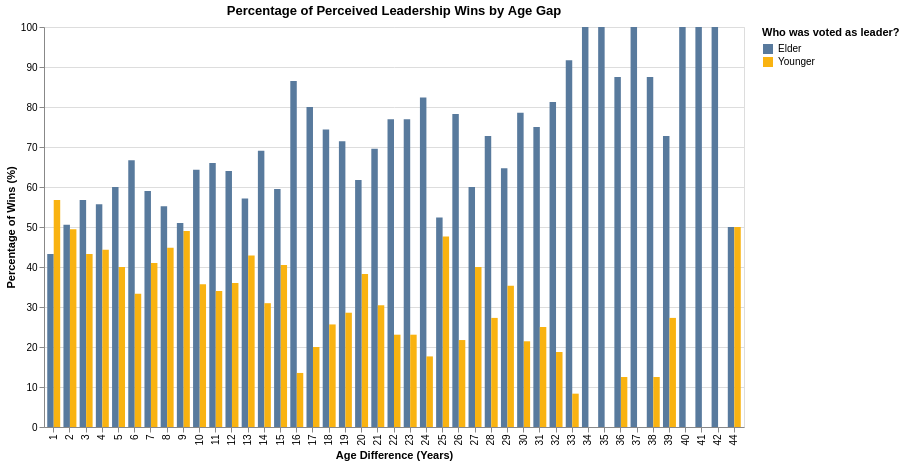

The notebook cell saved with this chart:
### Code cell
# Percentage of Perceived Leadership Wins by Age Gap
# Step 1: Data Prep
# ---------------------------------------------------------
df_convo = df.drop_duplicates(subset=['conversation_id'])

df_filtered = df_convo[
    df_convo['actual_leader'].isin(['Elder', 'Younger'])
]

counts = (
    df_filtered
    .groupby(['age_diff', 'actual_leader'])
    .size()
    .reset_index(name='count')
)

total_per_diff = counts.groupby('age_diff')['count'].transform('sum')
counts['percentage'] = (counts['count'] / total_per_diff) * 100
counts = counts.sort_values('age_diff')

# Step 2: Altair Visualization
bar = alt.Chart(counts).mark_bar().encode(
    x=alt.X('age_diff:O',
            title='Age Difference (Years)',
            sort='ascending'),
    xOffset='actual_leader:N',  
    y=alt.Y('percentage:Q',
            title='Percentage of Wins (%)'),
    color=alt.Color(
        'actual_leader:N',
        scale=alt.Scale(
            domain=['Elder', 'Younger'],
            range=["#587A9D", "#F9B311"]
        ),
        title='Who was voted as leader?'
    ),
).properties(
    width=700,
    height=400,
    title='Percentage of Perceived Leadership Wins by Age Gap'
)

Percentage_of_Perceived_Leadership_Wins_by_Age_Gap_chart = bar
Percentage_of_Perceived_Leadership_Wins_by_Age_Gap_chart

# save เป็น png
#Percentage_of_Perceived_Leadership_Wins_by_Age_Gap_chart.save('Percentage of Perceived Leadership Wins by Age Gap.png')

### Figure 1 — Vega-Lite specification as saved in the notebook (floating-point values rounded to 4 significant figures)
{"config": {"view": {"continuousWidth": 300, "continuousHeight": 300}}, "data": {"name": "data-a815cfa2aca0e36f7c2681f19a2716a7"}, "mark": {"type": "bar"}, "encoding": {"color": {"field": "actual_leader", "scale": {"domain": ["Elder", "Younger"], "range": ["#587A9D", "#F9B311"]}, "title": "Who was voted as leader?", "type": "nominal"}, "x": {"field": "age_diff", "sort": "ascending", "title": "Age Difference (Years)", "type": "ordinal"}, "xOffset": {"field": "actual_leader", "type": "nominal"}, "y": {"field": "percentage", "title": "Percentage of Wins (%)", "type": "quantitative"}}, "height": 400, "title": "Percentage of Perceived Leadership Wins by Age Gap", "width": 700, "$schema": "https://vega.github.io/schema/vega-lite/v6.1.0.json", "datasets": {"data-a815cfa2aca0e36f7c2681f19a2716a7": [{"age_diff": 1.0, "actual_leader": "Elder", "count": 32, "percentage": 43.24}, {"age_diff": 1.0, "actual_leader": "Younger", "count": 42, "percentage": 56.76}, {"age_diff": 2.0, "actual_leader": "Elder", "count": 43, "percentage": 50.59}, {"age_diff": 2.0, "actual_leader": "Younger", "count": 42, "percentage": 49.41}, {"age_diff": 3.0, "actual_leader": "Elder", "count": 42, "percentage": 56.76}, {"age_diff": 3.0, "actual_leader": "Younger", "count": 32, "percentage": 43.24}, {"age_diff": 4.0, "actual_leader": "Elder", "count": 44, "percentage": 55.7}, {"age_diff": 4.0, "actual_leader": "Younger", "count": 35, "percentage": 44.3}, {"age_diff": 5.0, "actual_leader": "Younger", "count": 24, "percentage": 40.0}, {"age_diff": 5.0, "actual_leader": "Elder", "count": 36, "percentage": 60.0}, {"age_diff": 6.0, "actual_leader": "Elder", "count": 34, "percentage": 66.67}, {"age_diff": 6.0, "actual_leader": "Younger", "count": 17, "percentage": 33.33}, {"age_diff": 7.0, "actual_leader": "Elder", "count": 36, "percentage": 59.02}, {"age_diff": 7.0, "actual_leader": "Younger", "count": 25, "percentage": 40.98}, {"age_diff": 8.0, "actual_leader": "Elder", "count": 32, "percentage": 55.17}, {"age_diff": 8.0, "actual_leader": "Younger", "count": 26, "percentage": 44.83}, {"age_diff": 9.0, "actual_leader": "Younger", "count": 24, "percentage": 48.98}, {"age_diff": 9.0, "actual_leader": "Elder", "count": 25, "percentage": 51.02}, {"age_diff": 10.0, "actual_leader": "Younger", "count": 20, "percentage": 35.71}, {"age_diff": 10.0, "actual_leader": "Elder", "count": 36, "percentage": 64.29}, {"age_diff": 11.0, "actual_leader": "Elder", "count": 33, "percentage": 66.0}, {"age_diff": 11.0, "actual_leader": "Younger", "count": 17, "percentage": 34.0}, {"age_diff": 12.0, "actual_leader": "Elder", "count": 32, "percentage": 64.0}, {"age_diff": 12.0, "actual_leader": "Younger", "count": 18, "percentage": 36.0}, {"age_diff": 13.0, "actual_leader": "Elder", "count": 28, "percentage": 57.14}, {"age_diff": 13.0, "actual_leader": "Younger", "count": 21, "percentage": 42.86}, {"age_diff": 14.0, "actual_leader": "Elder", "count": 29, "percentage": 69.05}, {"age_diff": 14.0, "actual_leader": "Younger", "count": 13, "percentage": 30.95}, {"age_diff": 15.0, "actual_leader": "Younger", "count": 17, "percentage": 40.48}, {"age_diff": 15.0, "actual_leader": "Elder", "count": 25, "percentage": 59.52}, {"age_diff": 16.0, "actual_leader": "Elder", "count": 32, "percentage": 86.49}, {"age_diff": 16.0, "actual_leader": "Younger", "count": 5, "percentage": 13.51}, {"age_diff": 17.0, "actual_leader": "Elder", "count": 32, "percentage": 80.0}, {"age_diff": 17.0, "actual_leader": "Younger", "count": 8, "percentage": 20.0}, {"age_diff": 18.0, "actual_leader": "Elder", "count": 29, "percentage": 74.36}, {"age_diff": 18.0, "actual_leader": "Younger", "count": 10, "percentage": 25.64}, {"age_diff": 19.0, "actual_leader": "Elder", "count": 25, "percentage": 71.43}, {"age_diff": 19.0, "actual_leader": "Younger", "count": 10, "percentage": 28.57}, {"age_diff": 20.0, "actual_leader": "Younger", "count": 13, "percentage": 38.24}, {"age_diff": 20.0, "actual_leader": "Elder", "count": 21, "percentage": 61.76}, {"age_diff": 21.0, "actual_leader": "Elder", "count": 16, "percentage": 69.57}, {"age_diff": 21.0, "actual_leader": "Younger", "count": 7, "percentage": 30.43}, {"age_diff": 22.0, "actual_leader": "Elder", "count": 20, "percentage": 76.92}, {"age_diff": 22.0, "actual_leader": "Younger", "count": 6, "percentage": 23.08}, {"age_diff": 23.0, "actual_leader": "Elder", "count": 20, "percentage": 76.92}, {"age_diff": 23.0, "actual_leader": "Younger", "count": 6, "percentage": 23.08}, {"age_diff": 24.0, "actual_leader": "Elder", "count": 14, "percentage": 82.35}, {"age_diff": 24.0, "actual_leader": "Younger", "count": 3, "percentage": 17.65}, {"age_diff": 25.0, "actual_leader": "Younger", "count": 10, "percentage": 47.62}, {"age_diff": 25.0, "actual_leader": "Elder", "count": 11, "percentage": 52.38}, {"age_diff": 26.0, "actual_leader": "Elder", "count": 18, "percentage": 78.26}, {"age_diff": 26.0, "actual_leader": "Younger", "count": 5, "percentage": 21.74}, {"age_diff": 27.0, "actual_leader": "Elder", "count": 12, "percentage": 60.0}, {"age_diff": 27.0, "actual_leader": "Younger", "count": 8, "percentage": 40.0}, {"age_diff": 28.0, "actual_leader": "Elder", "count": 16, "percentage": 72.73}, {"age_diff": 28.0, "actual_leader": "Younger", "count": 6, "percentage": 27.27}, {"age_diff": 29.0, "actual_leader": "Elder", "count": 11, "percentage": 64.71}, {"age_diff": 29.0, "actual_leader": "Younger", "count": 6, "percentage": 35.29}, {"age_diff": 30.0, "actual_leader": "Younger", "count": 3, "percentage": 21.43}, {"age_diff": 30.0, "actual_leader": "Elder", "count": 11, "percentage": 78.57}, {"age_diff": 31.0, "actual_leader": "Elder", "count": 6, "percentage": 75.0}, {"age_diff": 31.0, "actual_leader": "Younger", "count": 2, "percentage": 25.0}, {"age_diff": 32.0, "actual_leader": "Elder", "count": 13, "percentage": 81.25}, {"age_diff": 32.0, "actual_leader": "Younger", "count": 3, "percentage": 18.75}, {"age_diff": 33.0, "actual_leader": "Elder", "count": 11, "percentage": 91.67}, {"age_diff": 33.0, "actual_leader": "Younger", "count": 1, "percentage": 8.333}, {"age_diff": 34.0, "actual_leader": "Elder", "count": 6, "percentage": 100.0}, {"age_diff": 35.0, "actual_leader": "Elder", "count": 4, "percentage": 100.0}, {"age_diff": 36.0, "actual_leader": "Younger", "count": 1, "percentage": 12.5}, {"age_diff": 36.0, "actual_leader": "Elder", "count": 7, "percentage": 87.5}, {"age_diff": 37.0, "actual_leader": "Elder", "count": 5, "percentage": 100.0}, {"age_diff": 38.0, "actual_leader": "Elder", "count": 7, "percentage": 87.5}, {"age_diff": 38.0, "actual_leader": "Younger", "count": 1, "percentage": 12.5}, {"age_diff": 39.0, "actual_leader": "Elder", "count": 8, "percentage": 72.73}, {"age_diff": 39.0, "actual_leader": "Younger", "count": 3, "percentage": 27.27}, {"age_diff": 40.0, "actual_leader": "Elder", "count": 4, "percentage": 100.0}, {"age_diff": 41.0, "actual_leader": "Elder", "count": 2, "percentage": 100.0}, {"age_diff": 42.0, "actual_leader": "Elder", "count": 2, "percentage": 100.0}, {"age_diff": 44.0, "actual_leader": "Elder", "count": 1, "percentage": 50.0}, {"age_diff": 44.0, "actual_leader": "Younger", "count": 1, "percentage": 50.0}]}}
